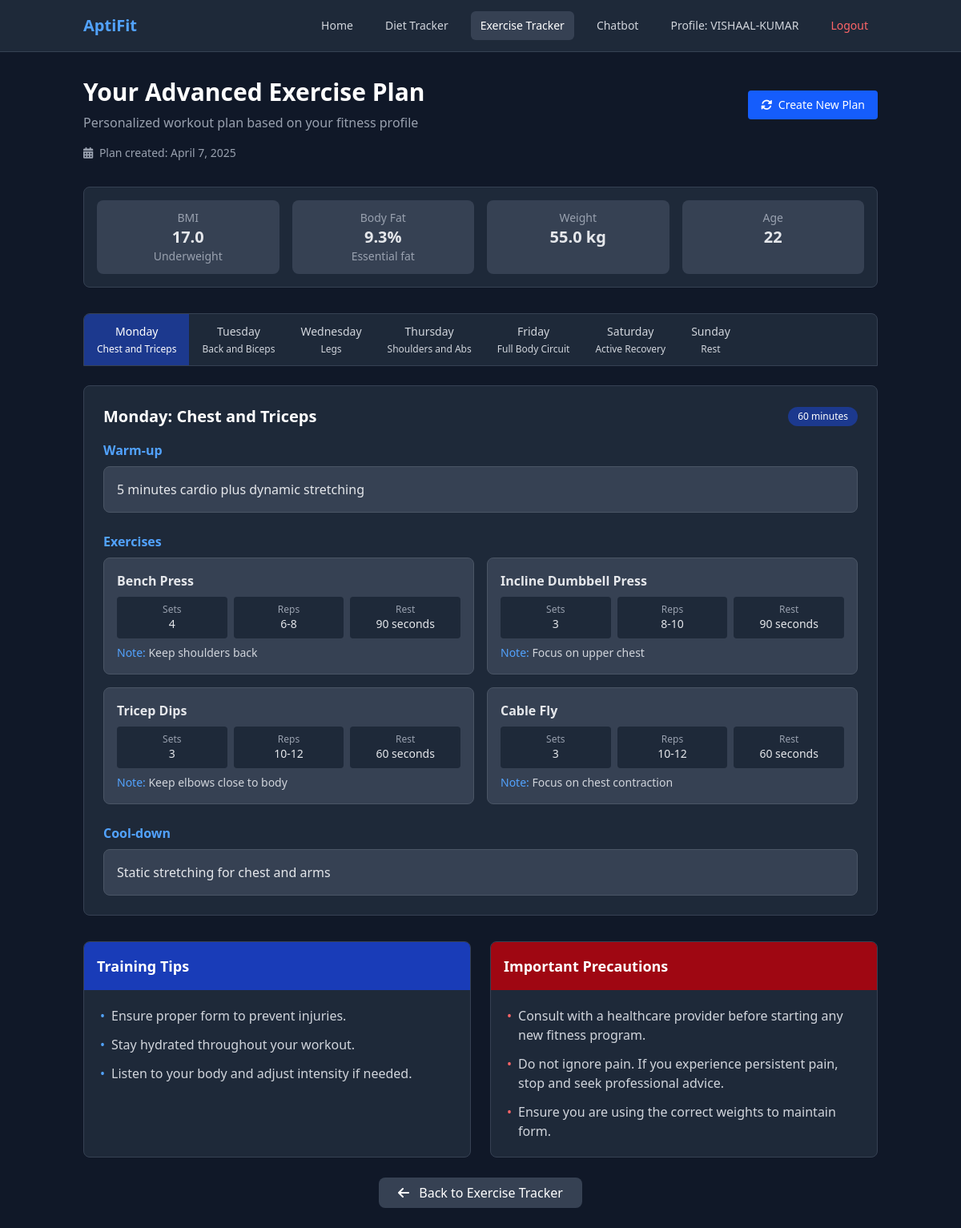
/view-exercise-plan/ (signed in), run on the app's committed database.
### fitness/models.py (models this page shows, shortened)
class ExercisePlan(models.Model):
    user = models.OneToOneField(User, on_delete=models.CASCADE)
    fitness_level = models.CharField(max_length=20)
    created_at = models.DateTimeField(auto_now_add=True)
    last_updated = models.DateTimeField(auto_now=True)

class UserProfile(models.Model):
    NOTIFICATION_CHOICES = [
        ('daily', 'Daily'),
        ('weekly', 'Weekly'),
        ('none', 'None'),
    ]
    DIET_CHOICES = [
        ('vegetarian', 'Vegetarian'),
        ('non-vegetarian', 'Non-Vegetarian'),
    ]
    ETHNIC_GROUP_CHOICES = [
        ('asian', 'Asian'),
        ('black', 'Black/African'),
        ('hispanic', 'Hispanic/Latino'),
        ('middle_eastern', 'Middle Eastern'),
        ('white', 'White/Caucasian'),
        ('pacific_islander', 'Pacific Islander'),
        ('native_american', 'Native American'),
        ('mixed', 'Mixed Ethnicity'),
        ('other', 'Other'),
    ]
    user = models.OneToOneField(User, on_delete=models.CASCADE)
    last_password_change = models.DateTimeField(auto_now=True)
    phone_number = models.CharField(max_length=15, blank=True, null=True)
    avatar = models.ImageField(upload_to='avatars/', blank=True, null=True)
    height = models.FloatField(blank=True, null=True)  # in cm
    weight = models.FloatField(blank=True, null=True)  # in kg
    sex = models.CharField(max_length=10, blank=True, null=True)
    age = models.IntegerField(blank=True, null=True)  # add age field
    country = models.CharField(max_length=100, blank=True, null=True)
    state = models.CharField(max_length=100, blank=True, null=True)
    language = models.CharField(max_length=100, blank=True, null=True)
    ethnic_group = models.CharField(
        max_length=20,
        choices=ETHNIC_GROUP_CHOICES,
        blank=True,
        null=True
    )
    diet_preference = models.CharField(
        max_length=20,
        choices=DIET_CHOICES,
        blank=True,
        null=True
    )
    notification_preference = models.CharField(
        max_length=10,
        choices=NOTIFICATION_CHOICES,
        default='none'
    )
    @property
    def bmi(self):
        if self.height and self.weight:
            height_m = self.height / 100
            return round(self.weight / (height_m * height_m), 1)
        return None
    @property
    def bmi_category(self):
        bmi = self.bmi
        if bmi is None:
            return None
        elif bmi < 18.5:
            return "Underweight"
        elif bmi < 25:
            return "Normal weight"
        elif bmi < 30:
            return "Overweight"
        else:
            return "Obese"
    @property
    def body_fat(self):
        bmi = self.bmi
        if bmi is None or not self.sex or not self.age:
            return None
        if self.sex.lower() == "male":
            return round(1.20 * bmi + 0.23 * self.age - 10.8 * 1 - 5.4, 1)
        else:
            return round(1.20 * bmi + 0.23 * self.age - 10.8 * 0 - 5.4, 1)
    @property
    def body_fat_category(self):
        bf = self.body_fat
        if bf is None or not self.sex:
            return None
        if self.sex.lower() == "male":
            if bf < 10:
                return "Essential fat"
            elif bf < 14:
                return "Athletes"
            elif bf < 21:
                return "Fitness"
            elif bf < 25:
                return "Average"
            else:
                return "Obese"

class ExerciseDay(models.Model):
    exercise_plan = models.ForeignKey(
        ExercisePlan, related_name='days', on_delete=models.CASCADE)
    day = models.CharField(max_length=20)  # Monday, Tuesday, etc.
    focus = models.CharField(max_length=100)  # Chest & Triceps, Legs, etc.
    warmup = models.TextField()
    cooldown = models.TextField()
    duration = models.CharField(max_length=50)

class Exercise(models.Model):
    exercise_day = models.ForeignKey(
        ExerciseDay, related_name='exercises', on_delete=models.CASCADE)
    name = models.CharField(max_length=100)
    sets = models.IntegerField()
    reps = models.CharField(max_length=20)
    rest = models.CharField(max_length=20)
    notes = models.TextField(null=True, blank=True)

class ExerciseTip(models.Model):
    exercise_plan = models.ForeignKey(
        ExercisePlan, related_name='tips', on_delete=models.CASCADE)
    text = models.TextField()

class ExercisePrecaution(models.Model):
    exercise_plan = models.ForeignKey(
        ExercisePlan, related_name='precautions', on_delete=models.CASCADE)
    text = models.TextField()

### fitness/views.py (the view)
# urls.py: path('view-exercise-plan/', views.view_exercise_plan,
@login_required
def view_exercise_plan(request):
    try:
        exercise_plan_obj = ExercisePlan.objects.get(user=request.user)
        exercise_plan = {
            'schedule': [],
            'tips': [tip.text for tip in exercise_plan_obj.tips.all()],
            'precautions': [precaution.text for precaution in exercise_plan_obj.precautions.all()]
        }
        for day in exercise_plan_obj.days.all().order_by('id'):
            day_dict = {
                'day': day.day,
                'focus': day.focus,
                'warmup': day.warmup,
                'cooldown': day.cooldown,
                'duration': day.duration,
                'exercises': []
            }
            for exercise in day.exercises.all():
                day_dict['exercises'].append({
                    'name': exercise.name,
                    'sets': exercise.sets,
                    'reps': exercise.reps,
                    'rest': exercise.rest,
                    'notes': exercise.notes
                })
            exercise_plan['schedule'].append(day_dict)
        return render(request, 'fitness/view_exercise_plan.html', {
            'exercise_plan': exercise_plan,
            'fitness_level': exercise_plan_obj.fitness_level,
            'created_at': exercise_plan_obj.created_at,
            'last_updated': exercise_plan_obj.last_updated,
        })
    except ExercisePlan.DoesNotExist:
        messages.warning(
            request, "You don't have an exercise plan yet. Let's create one!")
        return redirect('exercise_tracker')

### fitness/templates/fitness/view_exercise_plan.html (shortened to what this page needs)
<!DOCTYPE html>
<html lang="en">
  <head>
    <script src="https://cdn.jsdelivr.net/npm/@tailwindcss/browser@4"></script>
    <link rel="stylesheet" href="https://cdnjs.cloudflare.com/ajax/libs/font-awesome/6.4.0/css/all.min.css">
  </head>
  <body class="bg-gray-900 min-h-screen text-gray-200">
    <nav class="bg-gray-800 border-b border-gray-700">
      <div class="container mx-auto px-4">
        <div class="flex justify-between items-center h-16">
          <div class="flex-shrink-0 font-bold text-xl text-blue-400">
            AptiFit
          </div>
          <div class="flex space-x-2 md:space-x-4 items-center">
            <a href="{% url 'index' %}" class="px-3 py-2 rounded-md text-sm font-medium text-gray-300 hover:bg-gray-700 hover:text-white transition duration-300">
              Home
            </a>
            <a href="{% url 'diet_tracker' %}" class="px-3 py-2 rounded-md text-sm font-medium text-gray-300 hover:bg-gray-700 hover:text-white transition duration-300">
              Diet Tracker
            </a>
            <a href="{% url 'exercise_tracker' %}" class="px-3 py-2 rounded-md text-sm font-medium bg-gray-700 text-white">
              Exercise Tracker
            </a>
            <a href="{% url 'chatbot' %}" class="px-3 py-2 rounded-md text-sm font-medium text-gray-300 hover:bg-gray-700 hover:text-white transition duration-300">
              Chatbot
            </a>
            <a href="{% url 'profile' %}" class="px-3 py-2 rounded-md text-sm font-medium text-gray-300 hover:bg-gray-700 hover:text-white transition duration-300">
              Profile: {{ user.username }}
            </a>
            <a href="{% url 'logout' %}" class="px-3 py-2 rounded-md text-sm font-medium text-red-400 hover:bg-red-900 hover:text-red-200 transition duration-300">
              Logout
            </a>
          </div>
        </div>
      </div>
    </nav>
    <div class="container mx-auto px-4 py-8">
      <div class="mb-8">
        <div class="flex justify-between items-center">
          <div>
            <h1 class="text-3xl font-bold text-white mb-2">Your {{ fitness_level|title }} Exercise Plan</h1>
            <p class="text-gray-400">Personalized workout plan based on your fitness profile</p>
          </div>
          <a href="{% url 'exercise_tracker' %}?new_plan=true" class="bg-blue-600 hover:bg-blue-700 text-white text-sm px-4 py-2 rounded transition duration-300">
            <i class="fas fa-sync-alt mr-1"></i> Create New Plan
          </a>
        </div>
        <div class="text-sm text-gray-400 mt-4">
          <span><i class="fas fa-calendar-alt mr-1"></i> Plan created: {{ created_at|date:"F j, Y" }}</span>
        </div>
      </div>
      <div class="bg-gray-800 rounded-lg p-4 mb-8 border border-gray-700">
        <div class="grid grid-cols-1 md:grid-cols-4 gap-4">
          <div class="text-center p-3 bg-gray-700 rounded-lg">
            <h3 class="text-sm font-medium text-gray-400">BMI</h3>
            <p class="text-xl font-bold">{{ user.userprofile.bmi|default:"--" }}</p>
            <p class="text-sm text-gray-400">{{ user.userprofile.bmi_category|default:"Complete profile" }}</p>
          </div>
          <div class="text-center p-3 bg-gray-700 rounded-lg">
            <h3 class="text-sm font-medium text-gray-400">Body Fat</h3>
            <p class="text-xl font-bold">{{ user.userprofile.body_fat|default:"--" }}%</p>
            <p class="text-sm text-gray-400">{{ user.userprofile.body_fat_category|default:"Complete profile" }}</p>
          </div>
          <div class="text-center p-3 bg-gray-700 rounded-lg">
            <h3 class="text-sm font-medium text-gray-400">Weight</h3>
            <p class="text-xl font-bold">{{ user.userprofile.weight|default:"--" }} kg</p>
          </div>
          <div class="text-center p-3 bg-gray-700 rounded-lg">
            <h3 class="text-sm font-medium text-gray-400">Age</h3>
            <p class="text-xl font-bold">{{ user.userprofile.age|default:"--" }}</p>
          </div>
        </div>
      </div>
      <div class="mb-8">
        <div class="mb-6">
          <div class="flex overflow-x-auto bg-gray-800 rounded-t-lg border border-gray-700">
            {% for day_plan in exercise_plan.schedule %}
            <button
              class="day-tab px-4 py-3 text-sm font-medium transition duration-300 {% if forloop.first %}active-tab bg-blue-900 text-white{% else %}text-gray-300 hover:bg-gray-700 hover:text-white{% endif %}"
              data-day="{{ day_plan.day|lower }}"
            >
              {{ day_plan.day }}
              <span class="block text-xs mt-1 font-normal">{{ day_plan.focus }}</span>
            </button>
            {% endfor %}
          </div>
        </div>
        {% for day_plan in exercise_plan.schedule %}
        <div
          id="day-{{ day_plan.day|lower }}"
          class="day-content bg-gray-800 rounded-lg border border-gray-700 p-6 mb-6 {% if not forloop.first %}hidden{% endif %}"
        >
          <div class="flex justify-between items-center mb-4">
            <h3 class="text-xl font-bold text-white">{{ day_plan.day }}: {{ day_plan.focus }}</h3>
            <span class="bg-blue-900 text-white text-xs px-3 py-1 rounded-full">{{ day_plan.duration }}</span>
          </div>
          <div class="mb-6">
            <h4 class="text-blue-400 font-semibold mb-2">Warm-up</h4>
            <div class="bg-gray-700 p-4 rounded-lg border border-gray-600">
              <p>{{ day_plan.warmup }}</p>
            </div>
          </div>
          <div class="mb-6">
            <h4 class="text-blue-400 font-semibold mb-2">Exercises</h4>
            <div class="grid grid-cols-1 md:grid-cols-2 gap-4">
              {% for exercise in day_plan.exercises %}
              <div class="bg-gray-700 p-4 rounded-lg border border-gray-600">
                <h5 class="font-bold mb-2">{{ exercise.name }}</h5>
                <div class="grid grid-cols-3 gap-2 mb-2 text-sm">
                  <div class="bg-gray-800 p-2 rounded text-center">
                    <span class="block text-gray-400 text-xs">Sets</span>
                    <span>{{ exercise.sets }}</span>
                  </div>
                  <div class="bg-gray-800 p-2 rounded text-center">
                    <span class="block text-gray-400 text-xs">Reps</span>
                    <span>{{ exercise.reps }}</span>
                  </div>
                  <div class="bg-gray-800 p-2 rounded text-center">
                    <span class="block text-gray-400 text-xs">Rest</span>
                    <span>{{ exercise.rest }}</span>
                  </div>
                </div>
                {% if exercise.notes %}
                <p class="text-sm text-gray-300 mt-2"><span class="text-blue-400">Note:</span> {{ exercise.notes }}</p>
                {% endif %}
              </div>
              {% endfor %}
            </div>
          </div>
          <div>
            <h4 class="text-blue-400 font-semibold mb-2">Cool-down</h4>
            <div class="bg-gray-700 p-4 rounded-lg border border-gray-600">
              <p>{{ day_plan.cooldown }}</p>
            </div>
          </div>
        </div>
        {% endfor %}
        <div class="grid grid-cols-1 md:grid-cols-2 gap-6 mt-8">
          <div class="bg-gray-800 rounded-lg border border-gray-700 overflow-hidden">
            <div class="bg-blue-800 text-white p-4">
              <h3 class="text-lg font-bold">Training Tips</h3>
            </div>
            <div class="p-5">
              <ul class="space-y-3 text-gray-300">
                {% for tip in exercise_plan.tips %}
                <li class="flex items-start">
                  <span class="text-blue-400 mr-2">•</span>
                  <span>{{ tip }}</span>
                </li>
                {% endfor %}
              </ul>
            </div>
          </div>
          <div class="bg-gray-800 rounded-lg border border-gray-700 overflow-hidden">
            <div class="bg-red-800 text-white p-4">
              <h3 class="text-lg font-bold">Important Precautions</h3>
            </div>
            <div class="p-5">
              <ul class="space-y-3 text-gray-300">
                {% for precaution in exercise_plan.precautions %}
                <li class="flex items-start">
                  <span class="text-red-400 mr-2">•</span>
                  <span>{{ precaution }}</span>
                </li>
                {% endfor %}
              </ul>
            </div>
          </div>
        </div>
      </div>
      <div class="text-center mt-8">
        <a href="{% url 'exercise_tracker' %}" class="bg-gray-700 hover:bg-gray-600 text-white font-medium py-2 px-6 rounded-lg transition duration-300">
          <i class="fas fa-arrow-left mr-2"></i> Back to Exercise Tracker
        </a>
      </div>
    </div>
  </body>
</html>

### data on the page
ExercisePlan: fitness_level "Advanced", created_at "April 7, 2025"
ExerciseDay: day "Monday", focus "Chest and Triceps", day "Monday", focus "Chest and Triceps", duration "60 minutes", warmup "5 minutes cardio plus dynamic stretching", cooldown "Static stretching for chest and arms"
ExerciseDay: day "Tuesday", focus "Back and Biceps"
ExerciseDay: day "Wednesday", focus "Legs"
ExerciseDay: day "Thursday", focus "Shoulders and Abs"
ExerciseDay: day "Friday", focus "Full Body Circuit"
ExerciseDay: day "Saturday", focus "Active Recovery"
ExerciseDay: day "Sunday", focus "Rest"
Exercise: name "Bench Press", reps "6-8", rest "90 seconds", notes "Keep shoulders back"
Exercise: name "Incline Dumbbell Press", reps "8-10", rest "90 seconds", notes "Focus on upper chest"
Exercise: name "Tricep Dips", reps "10-12", rest "60 seconds", notes "Keep elbows close to body"
Exercise: name "Cable Fly", reps "10-12", rest "60 seconds", notes "Focus on chest contraction"
ExerciseTip: tips "Ensure proper form to prevent injuries."
ExerciseTip: tips "Stay hydrated throughout your workout."
ExerciseTip: tips "Listen to your body and adjust intensity if needed."
ExercisePrecaution: precautions "Consult with a healthcare provider before starting any new fitness program."
ExercisePrecaution: precautions "Do not ignore pain. If you experience persistent pain, stop and seek professional advice."
ExercisePrecaution: precautions "Ensure you are using the correct weights to maintain form."

### other printed values
{{ user.username }} "VISHAAL-KUMAR"
{{ user.userprofile.bmi|default:"--" }} "17.0"
{{ user.userprofile.bmi_category|default:"Complete profile" }} "Underweight"
{{ user.userprofile.body_fat|default:"--" }} "9.3"
{{ user.userprofile.body_fat_category|default:"Complete profile" }} "Essential fat"
{{ user.userprofile.weight|default:"--" }} "55.0"
{{ user.userprofile.age|default:"--" }} "22"
{{ exercise.sets }} "4" "3" "3" "3"
